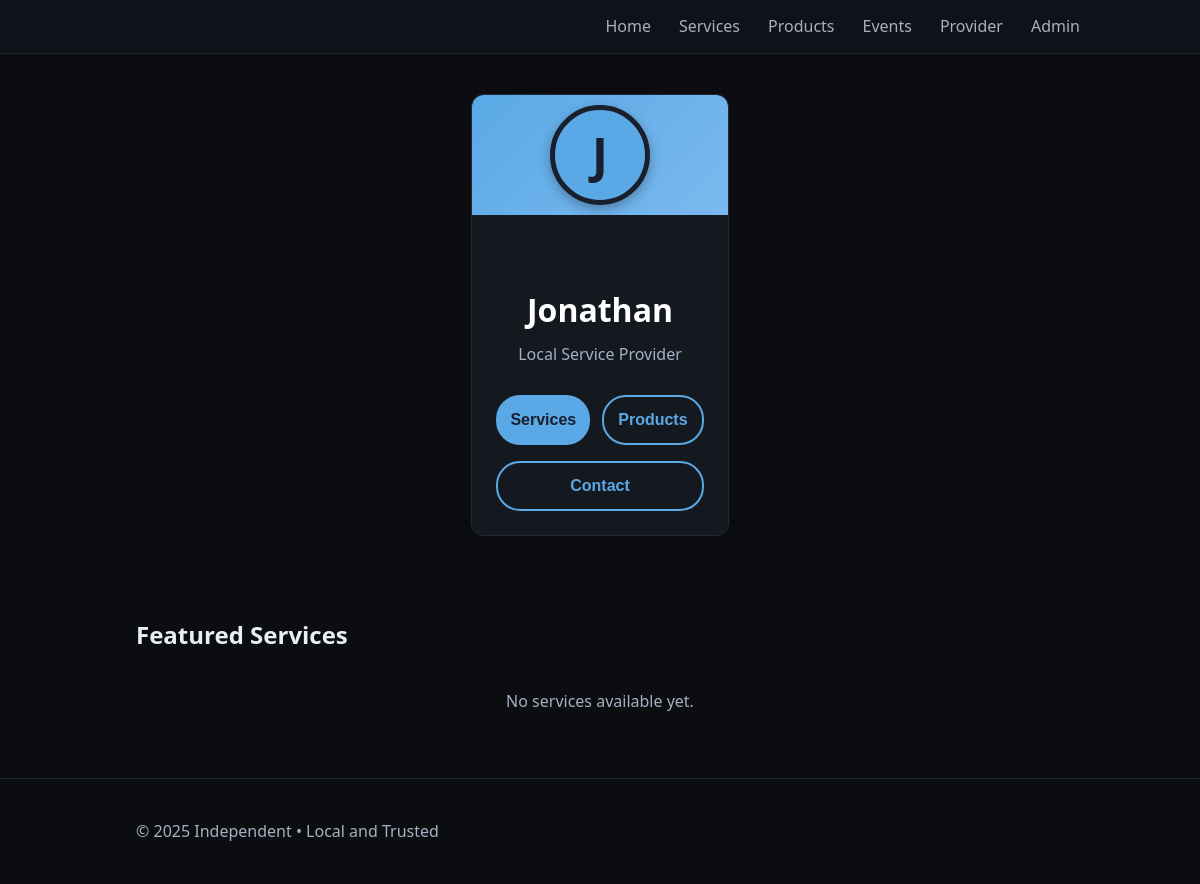
Before: / with the older database file.
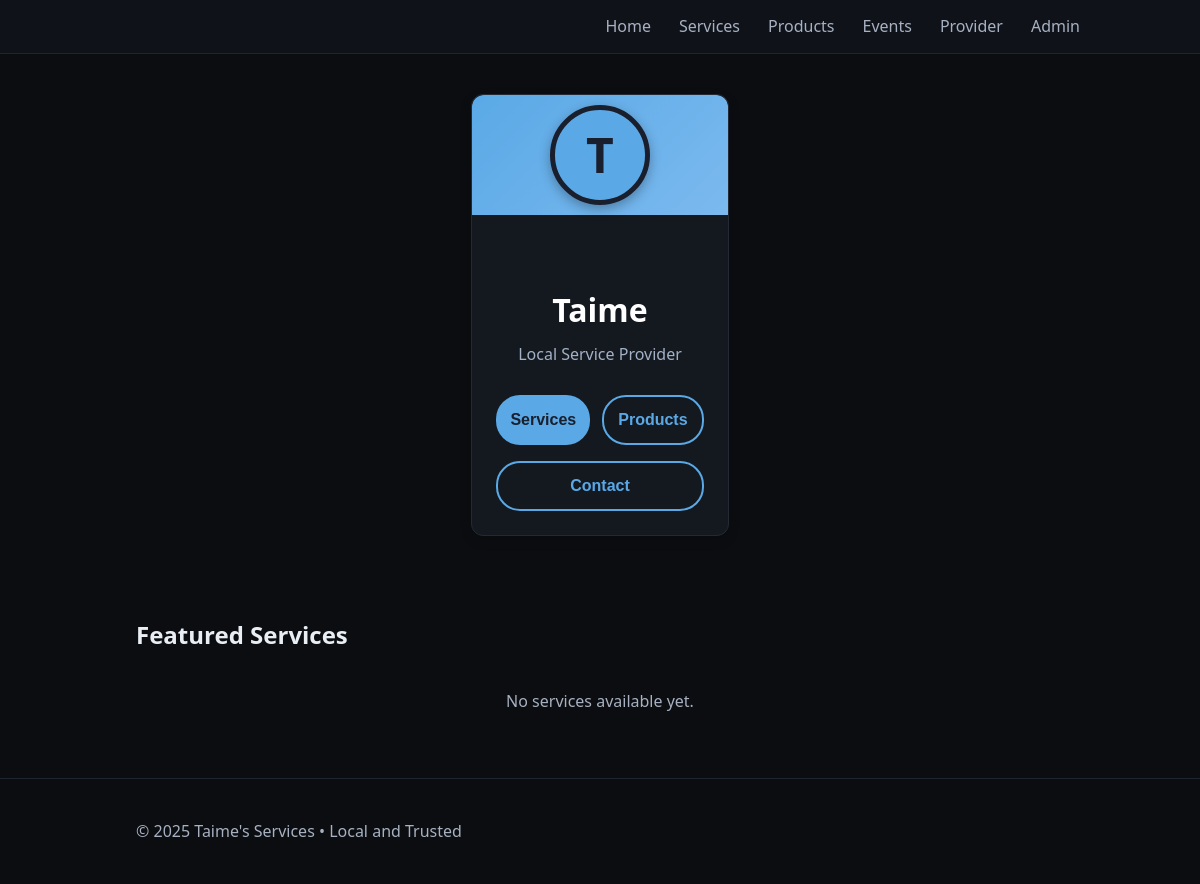
After: the same page with the newer database file.
### tables this page shows
CREATE TABLE providers (
              id INTEGER PRIMARY KEY AUTOINCREMENT,
              email TEXT UNIQUE NOT NULL,
              password_hash TEXT NOT NULL,
              first_name TEXT,
              business_name TEXT,
              phone TEXT,
              base_zip TEXT,
              address TEXT,
              about TEXT,
              profile_photo TEXT,
              active INTEGER NOT NULL DEFAULT 1,
              created_at TEXT NOT NULL
            , linkedin_url TEXT, facebook_url TEXT, instagram_url TEXT, twitter_url TEXT, website_url TEXT, youtube_url TEXT, custom_url TEXT);

### app.py (the view, shortened to what this page needs)
    @app.route("/")
    def home():
        if session.get('provider'):
            featured_provider_id = session.get('provider_id', 0)
            show_carousel = False
        else:
            featured_provider_id = 0  # Default fallback
            show_carousel = True
        with closing(get_db()) as db:
            cur = db.cursor()
            services = []
            products = []
            all_providers = []
            all_provider_services = {}
            all_provider_products = {}
            if show_carousel:
                cur.execute(
                    "SELECT id, first_name, business_name, phone, base_zip, address, about, profile_photo FROM providers WHERE active = 1 ORDER BY business_name"
                )
                provider_rows = cur.fetchall()
                if provider_rows and len(provider_rows) > 0:
                    for provider_row in provider_rows:
                        first_name = provider_row["first_name"] or ""
                        business_name = provider_row["business_name"] or ""
                        provider_id = provider_row["id"]
                        if business_name in ["", "Individual", "Service Provider"] or not business_name.strip():
                            display_business_name = f"{first_name.capitalize()}'s Services" if first_name else "Service Provider"
                        else:
                            display_business_name = business_name
                        provider_data = {
                            "id": provider_id,
                            "first_name": first_name.capitalize() if first_name else "",
                            "business_name": display_business_name,
                            "contact_email": "",
                            "phone": provider_row["phone"] or "",
                            "base_zip": provider_row["base_zip"] or "",
                            "address": provider_row["address"] or "",
                            "about": provider_row["about"] or "",
                            "profile_photo": provider_row["profile_photo"] or ""
                        }
                        all_providers.append(provider_data)
                        cur.execute(
                            "SELECT id, title, description, price, posted_by FROM services WHERE provider_id = ? AND active = 1 ORDER BY created_at DESC LIMIT 6",
                            (provider_id,)
                        )
                        provider_services = cur.fetchall()
                        all_provider_services[provider_id] = [dict(row) for row in provider_services]
                        cur.execute(
                            "SELECT id, title, description, price FROM products WHERE provider_id = ? AND active = 1 ORDER BY created_at DESC LIMIT 6",
                            (provider_id,)
                        )
                        provider_products = cur.fetchall()
                        all_provider_products[provider_id] = [dict(row) for row in provider_products]
                    profile = all_providers[0] if all_providers else None
        return render_template("index.html",
                             services=services,
                             products=products,
                             profile=profile,
                             featured_provider_id=featured_provider_id,
                             show_carousel=show_carousel,
                             all_providers=all_providers,
                             all_provider_services=all_provider_services,
                             all_provider_products=all_provider_products,
                             title="Home")

### app.py (called while the page is built)
def get_db():
    conn = sqlite3.connect(DB_PATH)
    conn.row_factory = sqlite3.Row
    return conn

### templates/index.html (shortened to what the changed rows need)
{% extends "base.html" %}
{% block content %}
{% if (show_carousel and all_providers|length > 0) or (not show_carousel and profile) %}
<section class="profile-hero">
  {% if show_carousel and all_providers|length > 1 %}
    <div class="provider-carousel">
      <div class="carousel-container">
        <button class="carousel-btn prev" id="prevBtn">‹</button>
        <div class="carousel-track-container">
          <div class="carousel-track" id="carouselTrack">
            {% for provider in all_providers %}
            <div class="carousel-slide">
              <a href="{{ url_for('public_provider_profile', provider_id=provider.id) }}" style="text-decoration: none; color: inherit;">
                <div class="profile-card">
                  <div style="background: linear-gradient(135deg, #5aa9e6 0%, #7bb9ef 100%); height: 120px; border-radius: 12px 12px 0 0; position: relative;">
                    <div style="position: absolute; left: 50%; top: 50%; transform: translate(-50%, -50%); width: 100px; height: 100px; background: #5aa9e6; border-radius: 50%; display: flex; align-items: center; justify-content: center; font-size: 48px; font-weight: bold; color: #1a1f2e; border: 5px solid #1a1f2e; box-shadow: 0 4px 12px rgba(0,0,0,0.3);">
                      {% if provider.profile_photo and provider.profile_photo.strip() %}
                        <img src="{{ provider.profile_photo }}" alt="{{ provider.first_name or provider.business_name }}" style="width: 100%; height: 100%; border-radius: 50%; object-fit: cover;">
                      {% else %}
                        {{ (provider.first_name or provider.business_name or 'P')[0]|upper }}
                      {% endif %}
                    </div>
                  </div>
                  <div style="padding: 70px 24px 24px; text-align: center;">
                    <h2 style="font-size: 32px; font-weight: 700; margin: 0 0 8px; color: #ffffff;">
                      {{ provider.first_name or provider.business_name or "Service Provider" }}
                    </h2>
                    <p style="font-size: 16px; color: #a3b1c6; margin: 0 0 28px;">
                      {% if provider.base_zip %}
                        Serving {{ provider.base_zip }} Area
                      {% else %}
                        Local Service Provider
                      {% endif %}
                    </p>
                    <div style="display: flex; gap: 12px; margin-bottom: 16px;">
                      <button onclick="event.stopPropagation(); event.preventDefault(); window.location.href='{{ url_for('public_provider_profile', provider_id=provider.id) }}#services';" style="flex: 1; padding: 14px; background: #5aa9e6; border: none; border-radius: 24px; color: #1a1f2e; font-size: 16px; font-weight: 600; cursor: pointer;">Services</button>
                      <button onclick="event.stopPropagation(); event.preventDefault(); window.location.href='{{ url_for('public_provider_profile', provider_id=provider.id) }}#products';" style="flex: 1; padding: 14px; background: transparent; border: 2px solid #5aa9e6; border-radius: 24px; color: #5aa9e6; font-size: 16px; font-weight: 600; cursor: pointer;">Products</button>
                    </div>
                    <button onclick="event.stopPropagation(); event.preventDefault(); window.location.href='{{ url_for('contact') }}';" style="width: 100%; padding: 14px; background: transparent; border: 2px solid #5aa9e6; border-radius: 24px; color: #5aa9e6; font-size: 16px; font-weight: 600; cursor: pointer;">Contact</button>
                  </div>
                </div>
              </a>
            </div>
            {% endfor %}
          </div>
        </div>
        <button class="carousel-btn next" id="nextBtn">›</button>
      </div>
      <div class="carousel-indicators">
        {% for provider in all_providers %}
        <button class="indicator {% if loop.first %}active{% endif %}" data-slide="{{ loop.index0 }}"></button>
        {% endfor %}
      </div>
    </div>
  {% else %}
    <a href="{% if featured_provider_id > 0 %}{{ url_for('public_provider_profile', provider_id=featured_provider_id) }}{% else %}#{% endif %}" style="text-decoration: none; color: inherit; display: flex; justify-content: center;">
      <div class="profile-card">
        <div style="background: linear-gradient(135deg, #5aa9e6 0%, #7bb9ef 100%); height: 120px; border-radius: 12px 12px 0 0; position: relative;">
          <div style="position: absolute; left: 50%; top: 50%; transform: translate(-50%, -50%); width: 100px; height: 100px; background: #5aa9e6; border-radius: 50%; display: flex; align-items: center; justify-content: center; font-size: 48px; font-weight: bold; color: #1a1f2e; border: 5px solid #1a1f2e; box-shadow: 0 4px 12px rgba(0,0,0,0.3);">
            {% if profile.profile_photo and profile.profile_photo.strip() %}
              <img src="{{ profile.profile_photo }}" alt="{{ profile.first_name or profile.business_name }}" style="width: 100%; height: 100%; border-radius: 50%; object-fit: cover;">
            {% else %}
              {{ (profile.first_name or profile.business_name or 'P')[0]|upper }}
            {% endif %}
          </div>
        </div>
        <div style="padding: 70px 24px 24px; text-align: center;">
          <h2 style="font-size: 32px; font-weight: 700; margin: 0 0 8px; color: #ffffff;">
            {{ profile.first_name or profile.business_name or "Service Provider" }}
          </h2>
          <p style="font-size: 16px; color: #a3b1c6; margin: 0 0 28px;">
            {% if profile.base_zip %}
              Serving {{ profile.base_zip }} Area
            {% else %}
              Local Service Provider
            {% endif %}
          </p>
          <div style="display: flex; gap: 12px; margin-bottom: 16px;">
            <button onclick="event.stopPropagation(); event.preventDefault(); " style="flex: 1; padding: 14px; background: #5aa9e6; border: none; border-radius: 24px; color: #1a1f2e; font-size: 16px; font-weight: 600; cursor: pointer;">Services</button>
            <button onclick="event.stopPropagation(); event.preventDefault(); " style="flex: 1; padding: 14px; background: transparent; border: 2px solid #5aa9e6; border-radius: 24px; color: #5aa9e6; font-size: 16px; font-weight: 600; cursor: pointer;">Products</button>
          </div>
          <button onclick="event.stopPropagation(); event.preventDefault(); window.location.href='{{ url_for('contact') }}';" style="width: 100%; padding: 14px; background: transparent; border: 2px solid #5aa9e6; border-radius: 24px; color: #5aa9e6; font-size: 16px; font-weight: 600; cursor: pointer;">Contact</button>
        </div>
      </div>
    </a>
  {% endif %}
</section>
{% endif %}
{% if (services and services|length > 0) or show_carousel %}
<section class="featured-section" id="featuredSection">
  <h2 id="featuredTitle">Featured Services</h2>
</section>
{% endif %}
{% endblock %}

### templates/base.html (shortened to what this page needs)
<!doctype html>
<html lang="en">
<head>
      <link rel="stylesheet" href="{{ url_for('static', filename='styles.css') }}?v=20251015-11">
</head>
<body>
  <header class="site-header">
    <div class="container header-inner">
      <nav id="site-nav" class="nav">
  <a href="{% if session.get('provider') %}{{ url_for('provider_dashboard') }}{% else %}{{ url_for('home') }}{% endif %}" class="nav-link">Home</a>
        <a href="{{ url_for('services') }}" class="nav-link">Services</a>
        <a href="{{ url_for('products') }}" class="nav-link">Products</a>
         <a href="{{ url_for('events') }}" class="nav-link">Events</a>
        {% if session.get('provider') %}
          <a href="{{ url_for('provider_dashboard') }}" class="nav-link">Provider</a>
          <form action="{{ url_for('provider_logout') }}" method="post" class="inline-form">
            <input type="hidden" name="csrf_token" value="{{ csrf_token() }}">
            <button type="submit" class="linklike">Logout</button>
          </form>
        {% else %}
          <a href="{{ url_for('provider_login') }}" class="nav-link">Provider</a>
        {% endif %}
        {% if session.get('admin') %}
          <a href="{{ url_for('admin_dashboard') }}" class="nav-link admin-link">Admin</a>
        {% else %}
          <a href="{{ url_for('admin_login') }}" class="nav-link admin-link">Admin</a>
        {% endif %}
      </nav>
    </div>
  </header>
  <main class="container">
    {% block content %}{% endblock %}
  </main>
  <footer class="site-footer">
    <div class="container">
  <p>&copy; {{ current_year }} {{ profile.business_name or "Local Provider Services" }} • Local and Trusted</p>
    </div>
  </footer>
</body>
</html>

Changed rows visible on the page:
removed providers: first_name "J", first_name "Jonathan", business_name "Independent"
Other visible differences:
{{ (profile.first_name or profile.business_name or 'P')[0]|upper }}: (not shown) → "T"
{{ profile.first_name or profile.business_name or "Service Provider" }}: (not shown) → "Taime"
{{ profile.business_name or "Local Provider Services" }}: (not shown) → "Taime's Services"
